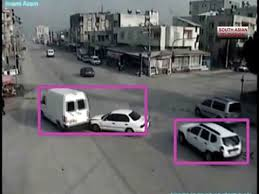
%> input picture DataSet/car/images (9).jpeg, 259 x 194 px, given in place of images%20(9).jpeg, which was not available
$ octave mediantest.m   (GNU Octave 9; MATLAB toolbox functions it lacks are replaced by stand-ins)
%> lines starting %> are read from the running program, lines starting %| are printed output that depends on the picture; pictures that were not available may be replaced by others from this repository, and a replacement may not be noted
imdata = imread('https://raw.githubusercontent.com/ritwikgoel/ImageEnchancement/master/DataSet/car/images%20(9).jpeg');
%> imdata is the input picture: size 194x259x3 uint8; mean R, G, B 102.2, 100.6, 103
figure(1);imshow(imdata); title('Original Image');
imdata = rgb2gray(imdata);
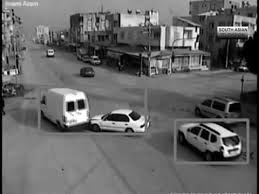
%> imdata: size 194x259 uint8; min 0, max 255, mean 101.3
figure(2); imshow(imdata); title('Gray Image');
%Get Fourier Transform of an image
%gaussian

%# Filter it
F = medfilt2(imdata);
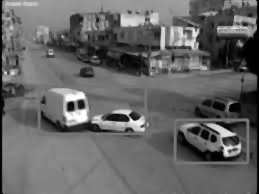
%> F: size 194x259 uint8; min 0, max 255, mean 101.4
F = fft2(imdata);


% Fourier transform of an image
S = abs(F);
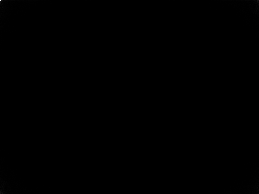
%> S: size 194x259 double; min 4.07, max 5092324, mean 3844.3; drawn with min black and max white
figure(3);imshow(S,[]);title('Fourier transform of an image');
%get the centered spectrum
Fsh = fftshift(F);
figure(4);imshow(abs(Fsh),[]);title('Centered fourier transform of Image')
%apply log transform
%S2 = log(1+abs(Fsh));
%figure(5);imshow(S2,[]);title('log transformed Image')
%reconstruct the Image
F = ifftshift(Fsh);
f = ifft2(F);
figure(6);imshow(f,[]),title('reconstructed Image')

$ run again, with DataSet/car/images (7).jpeg copied over DataSet/car/images (9).jpeg
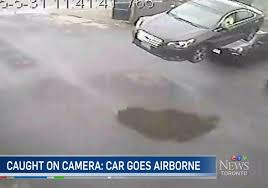
%> input picture DataSet/car/images (7).jpeg, 268 x 188 px, given in place of images%20(9).jpeg, which was not available
%> imdata is the input picture: size 188x268x3 uint8; mean R, G, B 149.8, 149.5, 153.7
%> `imdata = rgb2gray(imdata);`:
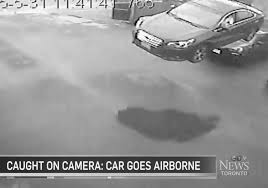
%> imdata: size 188x268 uint8; min 0, max 255, mean 150.1
%> `F = medfilt2(imdata);`:
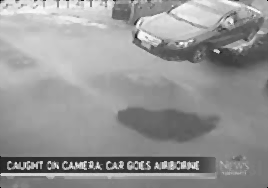
%> F: size 188x268 uint8; min 0, max 254, mean 150

$ run again, with DataSet/car/images (8).jpeg copied over DataSet/car/images (9).jpeg
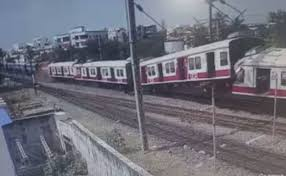
%> input picture DataSet/car/images (8).jpeg, 286 x 176 px, given in place of images%20(9).jpeg, which was not available
%> imdata is the input picture: size 176x286x3 uint8; mean R, G, B 111.6, 111.4, 122.5
%> `imdata = rgb2gray(imdata);`:
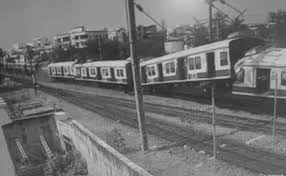
%> imdata: size 176x286 uint8; min 23, max 218, mean 112.7
%> `F = medfilt2(imdata);`:
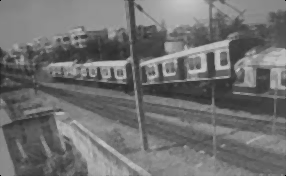
%> F: size 176x286 uint8; min 0, max 205, mean 112.5

$ run again, with DataSet/car/1.jpeg copied over DataSet/car/images (9).jpeg
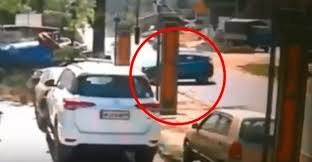
%> input picture DataSet/car/1.jpeg, 312 x 162 px, given in place of images%20(9).jpeg, which was not available
%> imdata is the input picture: size 162x312x3 uint8; mean R, G, B 124, 111.8, 103.2
%> `imdata = rgb2gray(imdata);`:
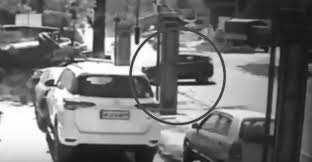
%> imdata: size 162x312 uint8; min 15, max 255, mean 114.5
